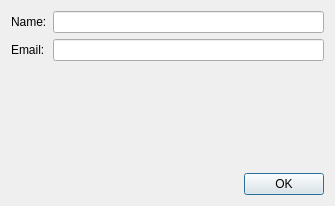
<?xml version="1.0" encoding="UTF-8"?>
<ui version="4.0">
 <class>QtAddDialog</class>
 <widget class="QDialog" name="QtAddDialog">
  <property name="geometry">
   <rect>
    <x>0</x>
    <y>0</y>
    <width>335</width>
    <height>206</height>
   </rect>
  </property>
  <property name="windowTitle">
   <string>Add Address</string>
  </property>
  <layout class="QGridLayout" name="gridLayout_3">
   <item row="0" column="0">
    <layout class="QGridLayout" name="gridLayout_2">
     <item row="0" column="0">
      <layout class="QGridLayout" name="gridLayout">
       <item row="0" column="0">
        <widget class="QLabel" name="name_text">
         <property name="text">
          <string>Name:</string>
         </property>
        </widget>
       </item>
       <item row="0" column="1">
        <widget class="QLineEdit" name="name_edit">
         <property name="clearButtonEnabled">
          <bool>true</bool>
         </property>
        </widget>
       </item>
       <item row="1" column="0">
        <widget class="QLabel" name="email_text">
         <property name="text">
          <string>Email:</string>
         </property>
        </widget>
       </item>
       <item row="1" column="1">
        <widget class="QLineEdit" name="email_edit">
         <property name="clearButtonEnabled">
          <bool>true</bool>
         </property>
        </widget>
       </item>
      </layout>
     </item>
     <item row="1" column="0">
      <spacer name="verticalSpacer">
       <property name="orientation">
        <enum>Qt::Vertical</enum>
       </property>
       <property name="sizeHint" stdset="0">
        <size>
         <width>20</width>
         <height>40</height>
        </size>
       </property>
      </spacer>
     </item>
     <item row="2" column="0">
      <layout class="QHBoxLayout" name="horizontalLayout">
       <item>
        <spacer name="horizontalSpacer">
         <property name="orientation">
          <enum>Qt::Horizontal</enum>
         </property>
         <property name="sizeHint" stdset="0">
          <size>
           <width>40</width>
           <height>20</height>
          </size>
         </property>
        </spacer>
       </item>
       <item>
        <widget class="QPushButton" name="ok_btn">
         <property name="text">
          <string>OK</string>
         </property>
        </widget>
       </item>
      </layout>
     </item>
    </layout>
   </item>
  </layout>
 </widget>
 <layoutdefault spacing="6" margin="11"/>
 <resources/>
 <connections>
  <connection>
   <sender>ok_btn</sender>
   <signal>clicked()</signal>
   <receiver>QtAddDialog</receiver>
   <slot>accept()</slot>
   <hints>
    <hint type="sourcelabel">
     <x>279</x>
     <y>178</y>
    </hint>
    <hint type="destinationlabel">
     <x>291</x>
     <y>263</y>
    </hint>
   </hints>
  </connection>
 </connections>
</ui>
